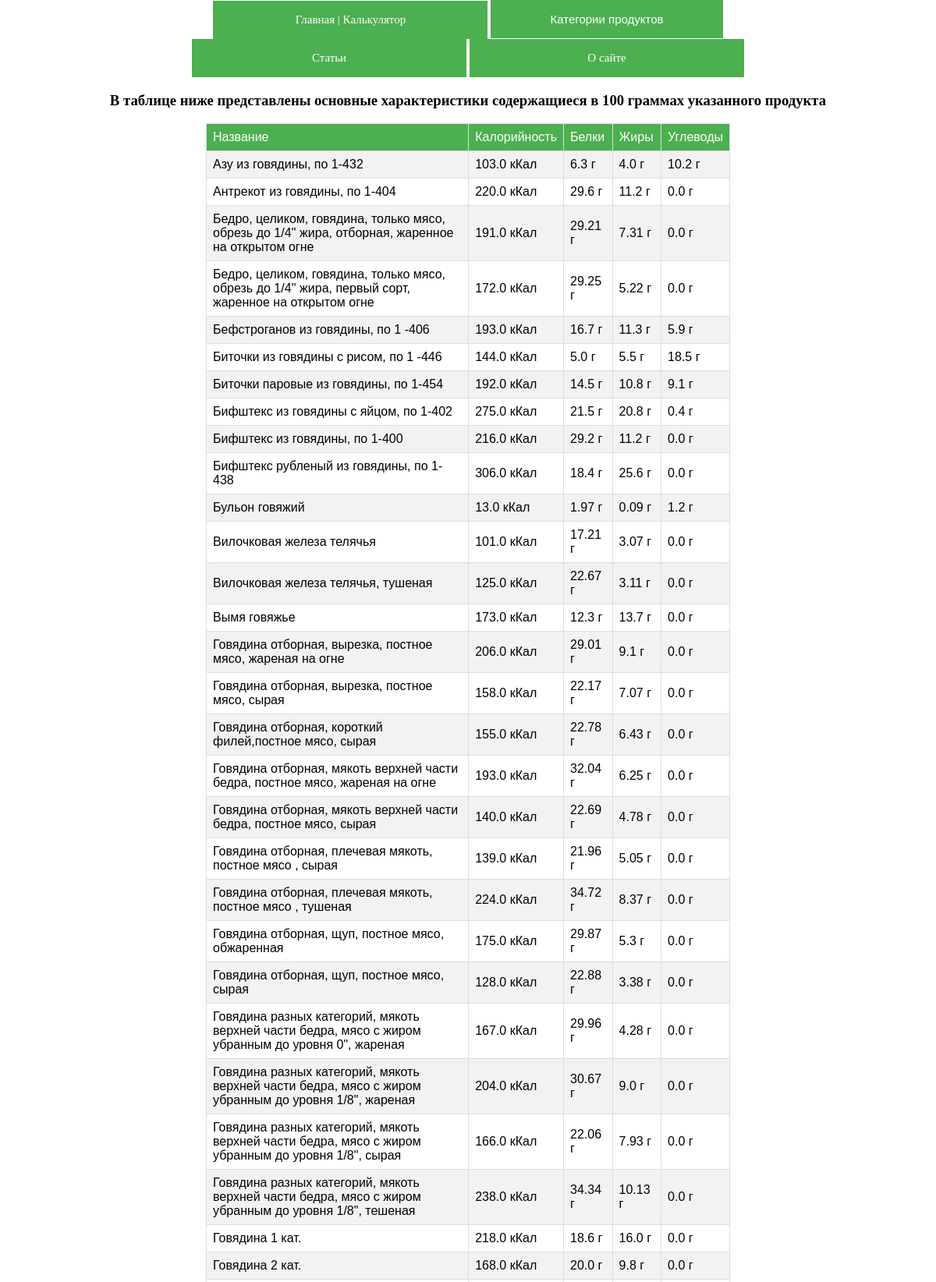
Page /category/govjadina_i_teljatina/ (upper part) on the committed database.
### calculator/models.py (models this page shows, shortened)
class Products(models.Model):
    category_name = models.CharField(max_length=255)
    title = models.CharField(max_length=255)
    calories = models.FloatField()
    protein = models.FloatField()
    fats = models.FloatField()
    carbs = models.FloatField()
    category = models.ForeignKey(Categories, on_delete=models.PROTECT)

### calculator/views.py (the view)
# urls.py: path('category/<slug:slug>/', ShowCategory.as_view(), name='category'),
class ShowCategory(CommonData, ListView):
    model = Products
    template_name = 'calculator/category.html'
    context_object_name = 'products'
    def get_context_data(self, **kwargs):
        context = super().get_context_data(**kwargs)
        category_title = Categories.objects.get(slug=self.kwargs['slug'])
        extra_context = self.get_common_context(title=category_title)
        return dict(list(context.items()) + list(extra_context.items()))
    def get_queryset(self):
        return Products.objects.filter(category__slug=self.kwargs['slug'])

### calculator/models.py (called while the page is built)
    def __str__(self):
        return self.title

    def get_absolute_url(self):
        return reverse('category', kwargs={'slug': self.slug})

### calculator/utils.py (called while the page is built)
    def get_common_context(self, **kwargs):
        context = kwargs
        context['menu'] = menu
        context['categories_list'] = categories_list
        if 'selected' not in context:
            context['selected'] = 0
        return context

### calculator/templates/calculator/category.html
{% extends 'calculator/base.html' %}
{% block content %}
<h3 class="main_header" align="center">В таблице ниже представлены основные характеристики содержащиеся в 100 граммах указанного продукта</h3>
<table class="main_table" align="center">
    <tr class="headers">
        <td>Название</td>
        <td>Калорийность</td>
        <td>Белки</td>
        <td>Жиры</td>
        <td>Углеводы</td>
    </tr>
{% for item in products %}
    <tr>
        <td>{{item.title}}</td>
        <td>{{item.calories}} кКал</td>
        <td>{{item.protein}} г</td>
        <td>{{item.fats}} г</td>
        <td>{{item.carbs}} г</td>
    </tr>
{% endfor %}
</table>
{% endblock content %}

### calculator/static/calculator/css/styles.css (style rules this page uses)
body { max-width: 80%; align: center; margin: auto; }
.main_table { font-family: Arial, Helvetica, sans-serif; border-collapse: collapse; width: 70%; table-align: center }
.main_table td, .maintable th { border: 1px solid #ddd; padding: 8px; }
.headers { background-color: #4CAF50; color: white; }
tr:nth-child(even) { background-color: #f2f2f2; }

### rows in the picture
Products: title "Азу из говядины, по 1-432", calories "103.0", protein "6.3", fats "4.0", carbs "10.2"
Products: title "Антрекот из говядины, по 1-404", calories "220.0", protein "29.6", fats "11.2", carbs "0.0"
Products: title "Бедро, целиком, говядина, только мясо, обрезь до 1/4'' жира, отборная, жаренное на открытом огне", calories "191.0", protein "29.21", fats "7.31", carbs "0.0"
Products: title "Бедро, целиком, говядина, только мясо, обрезь до 1/4'' жира, первый сорт, жаренное на открытом огне", calories "172.0", protein "29.25", fats "5.22", carbs "0.0"
Products: title "Бефстроганов из говядины, по 1 -406", calories "193.0", protein "16.7", fats "11.3", carbs "5.9"
Products: title "Биточки из говядины с рисом, по 1 -446", calories "144.0", protein "5.0", fats "5.5", carbs "18.5"
Products: title "Биточки паровые из говядины, по 1-454", calories "192.0", protein "14.5", fats "10.8", carbs "9.1"
Products: title "Бифштекс из говядины с яйцом, по 1-402", calories "275.0", protein "21.5", fats "20.8", carbs "0.4"
Products: title "Бифштекс из говядины, по 1-400", calories "216.0", protein "29.2", fats "11.2", carbs "0.0"
Products: title "Бифштекс рубленый из говядины, по 1-438", calories "306.0", protein "18.4", fats "25.6", carbs "0.0"
Products: title "Бульон говяжий", calories "13.0", protein "1.97", fats "0.09", carbs "1.2"
Products: title "Вилочковая железа телячья", calories "101.0", protein "17.21", fats "3.07", carbs "0.0"
Products: title "Вилочковая железа телячья, тушеная", calories "125.0", protein "22.67", fats "3.11", carbs "0.0"
Products: title "Вымя говяжье", calories "173.0", protein "12.3", fats "13.7", carbs "0.0"
Products: title "Говядина отборная, вырезка, постное мясо, жареная на огне", calories "206.0", protein "29.01", fats "9.1", carbs "0.0"
Products: title "Говядина отборная, вырезка, постное мясо, сырая", calories "158.0", protein "22.17", fats "7.07", carbs "0.0"
Products: title "Говядина отборная, короткий филей,постное мясо, сырая", calories "155.0", protein "22.78", fats "6.43", carbs "0.0"
Products: title "Говядина отборная, мякоть верхней части бедра, постное мясо, жареная на огне", calories "193.0", protein "32.04", fats "6.25", carbs "0.0"
Products: title "Говядина отборная, мякоть верхней части бедра, постное мясо, сырая", calories "140.0", protein "22.69", fats "4.78", carbs "0.0"
Products: title "Говядина отборная, плечевая мякоть, постное мясо , сырая", calories "139.0", protein "21.96", fats "5.05", carbs "0.0"
Products: title "Говядина отборная, плечевая мякоть, постное мясо , тушеная", calories "224.0", protein "34.72", fats "8.37", carbs "0.0"
Products: title "Говядина отборная, щуп, постное мясо, обжаренная", calories "175.0", protein "29.87", fats "5.3", carbs "0.0"
Products: title "Говядина отборная, щуп, постное мясо, сырая", calories "128.0", protein "22.88", fats "3.38", carbs "0.0"
Products: title "Говядина разных категорий, мякоть верхней части бедра, мясо с жиром убранным до уровня 0\", жареная", calories "167.0", protein "29.96", fats "4.28", carbs "0.0"
Products: title "Говядина разных категорий, мякоть верхней части бедра, мясо с жиром убранным до уровня 1/8\", жареная", calories "204.0", protein "30.67", fats "9.0", carbs "0.0"
Products: title "Говядина разных категорий, мякоть верхней части бедра, мясо с жиром убранным до уровня 1/8\", сырая", calories "166.0", protein "22.06", fats "7.93", carbs "0.0"
Products: title "Говядина разных категорий, мякоть верхней части бедра, мясо с жиром убранным до уровня 1/8\", тешеная", calories "238.0", protein "34.34", fats "10.13", carbs "0.0"
Products: title "Говядина 1 кат.", calories "218.0", protein "18.6", fats "16.0", carbs "0.0"
Products: title "Говядина 2 кат.", calories "168.0", protein "20.0", fats "9.8", carbs "0.0"

### other values in the picture
{{ point.title }} "Главная | Калькулятор" "Статьи" "О сайте"
{{ point.title }} "Категории продуктов"
